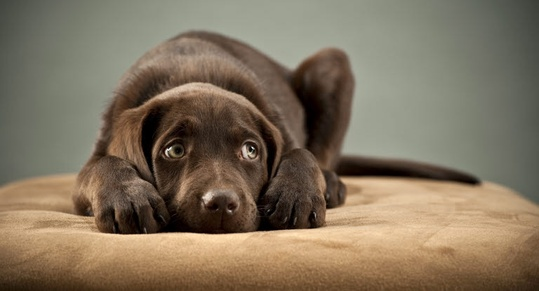
#> input picture data/raw/test.jpg, 539 x 291 px, shrunk from 768 x 415 before the run
$ python noise_experiment.py   (older library calls are emulated)
#> lines starting #> are read from the running program, lines starting #| are printed output that depends on the picture; long printed decimals are rounded
### src/image_utils.py
from pathlib import Path

import cv2


def get_project_root() -> Path:
    return Path(__file__).resolve().parent.parent


def get_default_image_path() -> Path:
    return get_project_root() / "data" / "raw" / "test.jpg"


def load_color_image(image_path: Path):
    image = cv2.imread(str(image_path), cv2.IMREAD_COLOR)
#> image is the input picture: shape (291, 539, 3); mean B, G, R 93.7, 114.2, 128.6

    if image is None:
        raise FileNotFoundError(f"Could not read image: {image_path}")

    return image


def to_grayscale(image_bgr):
    return cv2.cvtColor(image_bgr, cv2.COLOR_BGR2GRAY)
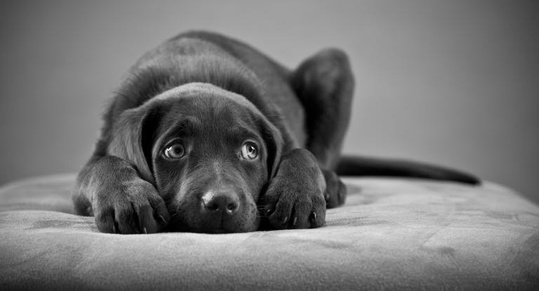
#> returned value: shape (291, 539); min 0, max 250, mean 116.1

### src/image_metrics.py
import numpy as np
import cv2


def measure_brightness(gray_image):
    return np.mean(gray_image)


def measure_contrast(gray_image):
    return np.std(gray_image)


def measure_min_intensity(gray_image):
    return np.min(gray_image)


def measure_max_intensity(gray_image):
    return np.max(gray_image)


def measure_sharpness_laplacian(gray_image):
    laplacian = cv2.Laplacian(gray_image, cv2.CV_64F)
    return laplacian.var()


def estimate_noise_std(gray_image):
    smoothed = cv2.GaussianBlur(gray_image, (5, 5), 0)
    residual = gray_image.astype("float32") - smoothed.astype("float32")
    return residual.std()


def measure_mae(reference_image, test_image):
    diff = reference_image.astype("float32") - test_image.astype("float32")
    return np.mean(np.abs(diff))


def measure_mse(reference_image, test_image):
    diff = reference_image.astype("float32") - test_image.astype("float32")
    return np.mean(diff ** 2)


# [8 lines left out: function measure_psnr, not called in this run]

### src/noise_experiment.py
import numpy as np
import matplotlib.pyplot as plt

from image_metrics import estimate_noise_std, measure_brightness, measure_contrast
from image_utils import get_default_image_path, get_project_root, load_color_image, to_grayscale


image_path = get_default_image_path()
output_path = get_project_root() / "outputs" / "noise_experiment.png"

image_bgr = load_color_image(image_path)
gray_image = to_grayscale(image_bgr)

np.random.seed(42)

noise_light = np.random.normal(0, 5, gray_image.shape)
noise_medium = np.random.normal(0, 15, gray_image.shape)
noise_strong = np.random.normal(0, 30, gray_image.shape)

image_light_noise = np.clip(gray_image.astype("float32") + noise_light, 0, 255).astype("uint8")
image_medium_noise = np.clip(gray_image.astype("float32") + noise_medium, 0, 255).astype("uint8")
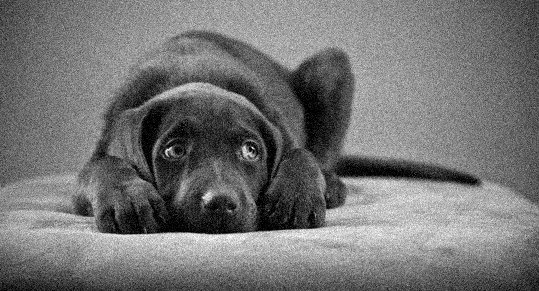
#> image_medium_noise: shape (291, 539); min 0, max 255, mean 115.7
image_strong_noise = np.clip(gray_image.astype("float32") + noise_strong, 0, 255).astype("uint8")
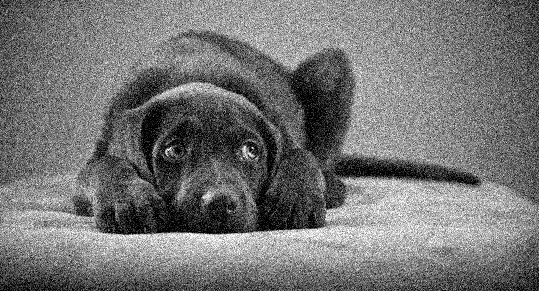
#> image_strong_noise: shape (291, 539); min 0, max 255, mean 116

fig, axes = plt.subplots(2, 2, figsize=(12, 9))
fig.subplots_adjust(hspace=0.25, wspace=0.05)

axes[0, 0].imshow(gray_image, cmap="gray")
axes[0, 0].set_title("Original")
axes[0, 0].axis("off")

axes[0, 1].imshow(image_light_noise, cmap="gray")
axes[0, 1].set_title("Light Noise")
axes[0, 1].axis("off")

axes[1, 0].imshow(image_medium_noise, cmap="gray")
axes[1, 0].set_title("Medium Noise")
axes[1, 0].axis("off")

axes[1, 1].imshow(image_strong_noise, cmap="gray")
axes[1, 1].set_title("Strong Noise")
axes[1, 1].axis("off")

plt.savefig(output_path, dpi=150, bbox_inches="tight")
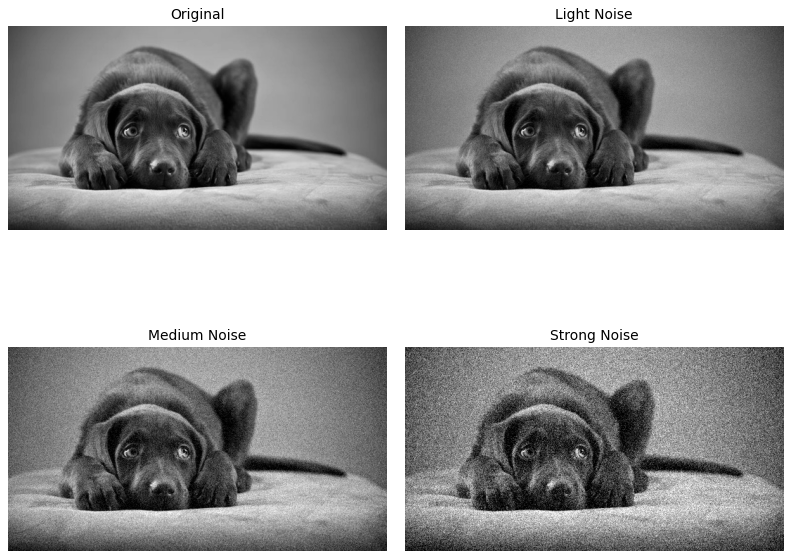
#> figure drawn by matplotlib, 4 panels
plt.show()

print("Original brightness:", measure_brightness(gray_image))
#| Original brightness: 116.137
print("Light noise brightness:", measure_brightness(image_light_noise))
#| Light noise brightness: 115.661
print("Medium noise brightness:", measure_brightness(image_medium_noise))
#| Medium noise brightness: 115.706
print("Strong noise brightness:", measure_brightness(image_strong_noise))
#| Strong noise brightness: 116.021

print("Original contrast:", measure_contrast(gray_image))
#| Original contrast: 47.133
print("Light noise contrast:", measure_contrast(image_light_noise))
#| Light noise contrast: 47.355
print("Medium noise contrast:", measure_contrast(image_medium_noise))
#| Medium noise contrast: 49.230
print("Strong noise contrast:", measure_contrast(image_strong_noise))
#| Strong noise contrast: 54.768

print("Original estimated noise:", estimate_noise_std(gray_image))
#> in estimate_noise_std, `residual = gray_image.astype("float32") - smoothed.astype("float32")`:
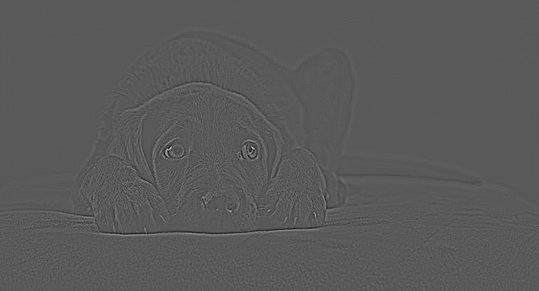
#> residual: shape (291, 539) float32; min -74, max 136, mean 0; drawn with min black and max white
#| Original estimated noise: 4.535
print("Light estimated noise:", estimate_noise_std(image_light_noise))
#| Light estimated noise: 6.345
print("Medium estimated noise:", estimate_noise_std(image_medium_noise))
#> in estimate_noise_std (call 3), `residual = gray_image.astype("float32") - smoothed.astype("float32")`:
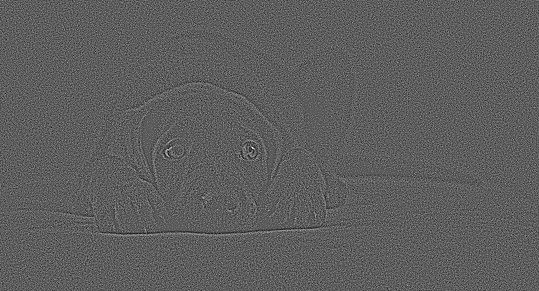
#> residual: shape (291, 539) float32; min -79, max 135, mean 0; drawn with min black and max white
#| Medium estimated noise: 14.007
print("Strong estimated noise:", estimate_noise_std(image_strong_noise))
#> in estimate_noise_std (call 4), `residual = gray_image.astype("float32") - smoothed.astype("float32")`:
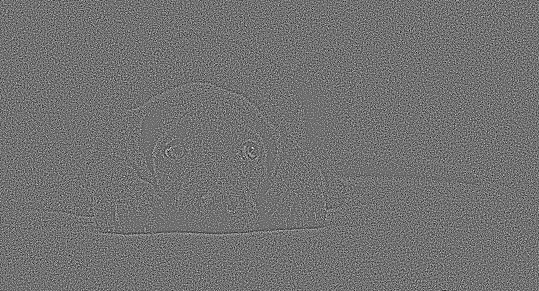
#> residual: shape (291, 539) float32; min -123, max 152, mean 0; drawn with min black and max white
#| Strong estimated noise: 26.620

print("Saved figure to:", output_path)

$ run again, with outputs/bilateral_tuning.png saved as data/raw/test.jpg
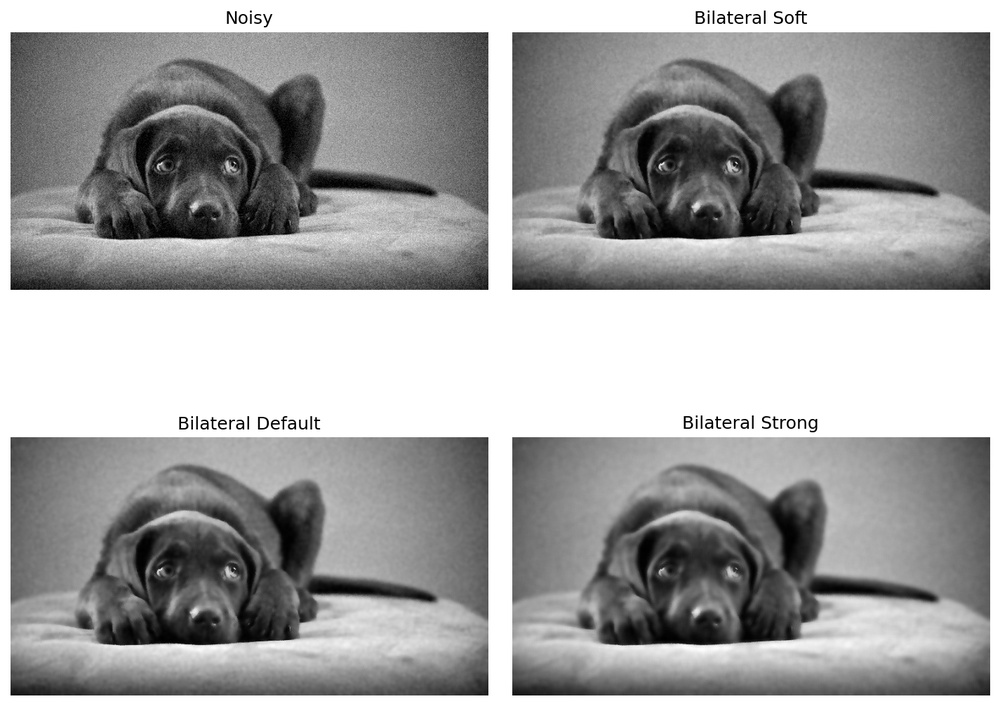
#> input picture outputs/bilateral_tuning.png, 1000 x 706 px, shrunk from 1425 x 1006 before the run
#> in load_color_image, image is the input picture: shape (706, 1000, 3); min 0, max 255, mean 161.9
#> `plt.savefig(output_path, dpi=150, bbox_inches="tight")`:
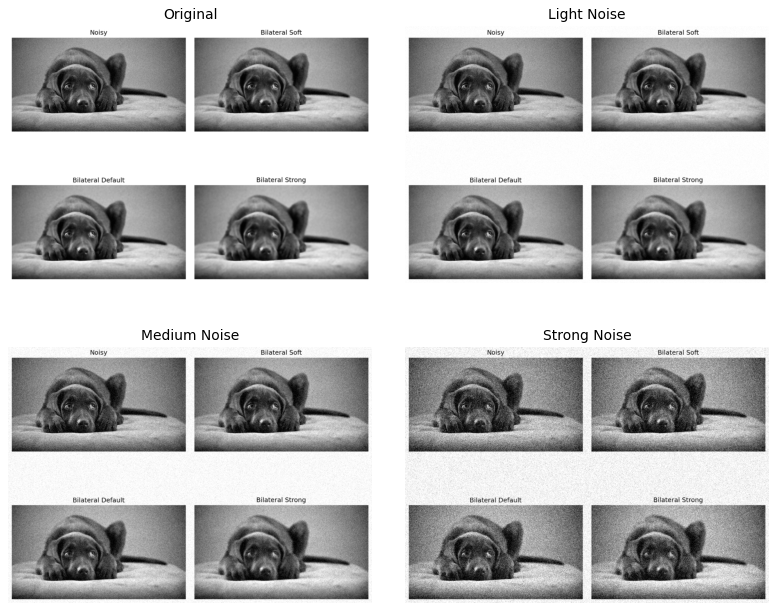
#> figure drawn by matplotlib, 4 panels
#| Original brightness: 161.924
#| Light noise brightness: 160.925
#| Medium noise brightness: 159.775
#| Strong noise brightness: 158.222
#| Original contrast: 73.931
#| Light noise contrast: 73.427
#| Medium noise contrast: 72.954
#| Strong noise contrast: 73.900
#> in estimate_noise_std, `residual = gray_image.astype("float32") - smoothed.astype("float32")`:
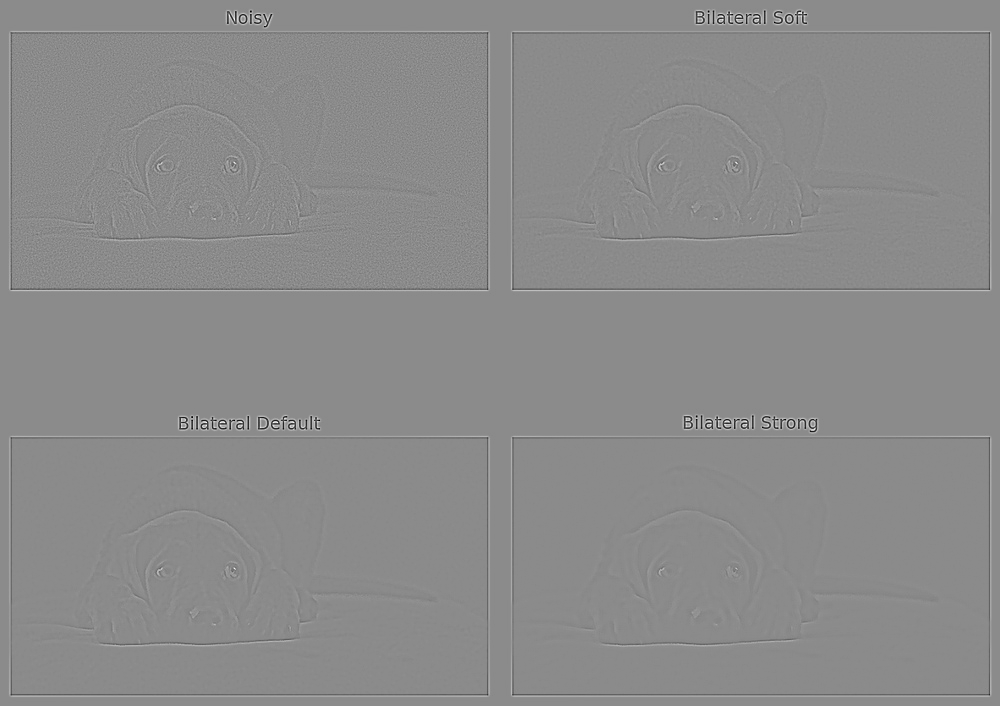
#> residual: shape (706, 1000) float32; min -169, max 141, mean 0; drawn with min black and max white
#| Original estimated noise: 8.579
#| Light estimated noise: 9.434
#| Medium estimated noise: 14.594
#| Strong estimated noise: 24.904
